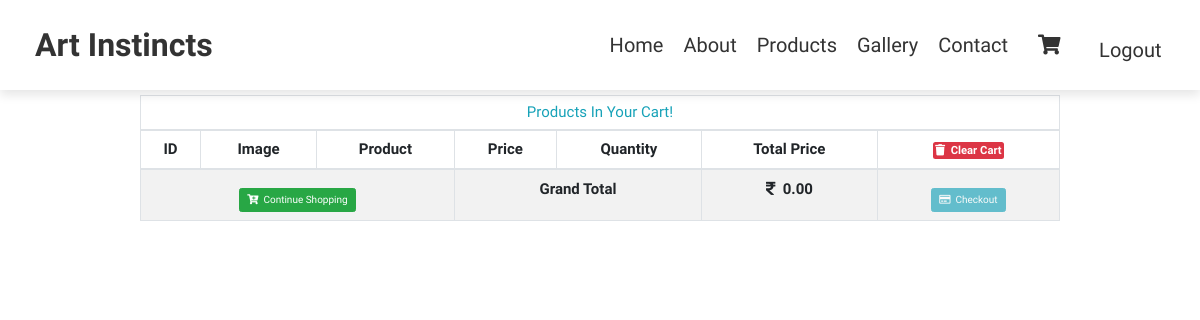
Page /cart.php on the earlier database version.
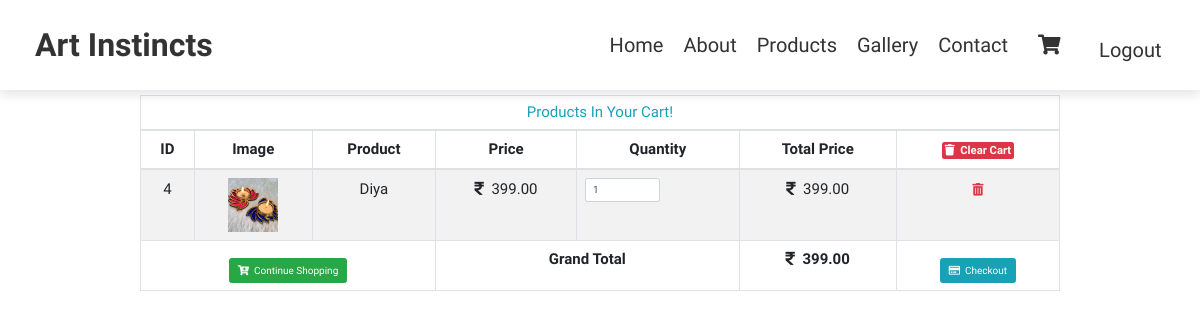
Same page on the later database version.
### tables this page shows
CREATE TABLE `cart` (
  `id` int(11) NOT NULL,
  `product_name` varchar(100) NOT NULL,
  `product_price` varchar(50) NOT NULL,
  `product_image` varchar(255) NOT NULL,
  `qty` int(100) NOT NULL,
  `total_price` varchar(100) NOT NULL,
  `product_code` varchar(10) NOT NULL
);

### cart.php (the view, shortened to what this page needs)
<!DOCTYPE html>
<html lang="en">
<head>
  <link rel="stylesheet" href="style.css">
  <link rel='stylesheet' href='https://cdnjs.cloudflare.com/ajax/libs/twitter-bootstrap/4.5.2/css/bootstrap.min.css' />
  <link rel='stylesheet' href='https://cdnjs.cloudflare.com/ajax/libs/font-awesome/5.9.0/css/all.min.css' />
</head>
<body>
<header class="header">
<section class="flex">
    <a href="#home" class="logo"><i class=""></i>Art Instincts</a>
    <nav class="navbar">
        <a href="index.php">home</a>
        <a href="about.html">about</a>
        <a href="product.php">products</a>
        <a href="gallery.html">gallery</a>
        <a href="#contact">contact</a>
        <a class="nav-link" href="cart.php"><i class="fas fa-shopping-cart"></i> </a>
        <a href="logout.php" class="btn">logout</a>
    </nav>
</section>
</header>
  <div class="container">
    <div class="row justify-content-center" style = "font-size : 15px;">
      <div class="col-lg-10">
        <div class="table-responsive mt-2">
          <table class="table table-bordered table-striped text-center">
            <thead>
              <tr>
                <td colspan="7">
                  <h4 class="text-center text-info m-0">Products in your cart!</h4>
                </td>
              </tr>
              <tr>
                <th>ID</th>
                <th>Image</th>
                <th>Product</th>
                <th>Price</th>
                <th>Quantity</th>
                <th>Total Price</th>
                <th>
                  <a href="action.php?clear=all" class="badge-danger badge p-1" onclick="return confirm('Are you sure want to clear your cart?');"><i class="fas fa-trash"></i>&nbsp;&nbsp;Clear Cart</a>
                </th>
              </tr>
            </thead>
            <tbody>
              <?php
                require 'config.php';
                $stmt = $conn->prepare('SELECT * FROM cart');
                $stmt->execute();
                $result = $stmt->get_result();
                $grand_total = 0;
                while ($row = $result->fetch_assoc()):
              ?>
              <tr>
                <td><?= $row['id'] ?></td>
                <td><img src="<?= $row['product_image'] ?>" width="50"></td>
                <td><?= $row['product_name'] ?></td>
                <td>
                  <i class="fas fa-rupee-sign"></i>&nbsp;&nbsp;<?= number_format($row['product_price'],2); ?>
                </td>
                <td>
                  <input type="number" class="form-control itemQty" value="<?= $row['qty'] ?>" style="width:75px;">
                </td>
                <td><i class="fas fa-rupee-sign"></i>&nbsp;&nbsp;<?= number_format($row['total_price'],2); ?></td>
                <td>
                  <a href="action.php?remove=<?= $row['id'] ?>" class="text-danger lead" onclick="return confirm('Are you sure want to remove this item?');"><i class="fas fa-trash-alt"></i></a>
                </td>
              </tr>
              <?php $grand_total += $row['total_price']; ?>
              <?php endwhile; ?>
              <tr>
                <td colspan="3">
                  <a href="product.php" class="btn btn-success"><i class="fas fa-cart-plus"></i>&nbsp;&nbsp;Continue
                    Shopping</a>
                </td>
                <td colspan="2"><b>Grand Total</b></td>
                <td><b><i class="fas fa-rupee-sign"></i>&nbsp;&nbsp;<?= number_format($grand_total,2); ?></b></td>
                <td>
                  <a href="checkout.php" class="btn btn-info <?= ($grand_total > 1) ? '' : 'disabled'; ?>"><i class="far fa-credit-card"></i>&nbsp;&nbsp;Checkout</a>
                </td>
              </tr>
            </tbody>
          </table>
        </div>
      </div>
    </div>
  </div>
</body>
</html>

Differences in the rows shown:
added cart: id "4", product_image (picture), product_name "Diya", product_price "399.00", qty "1", total_price "399.00"
Other differences:
$grand_total: "0.00" → "399.00"
